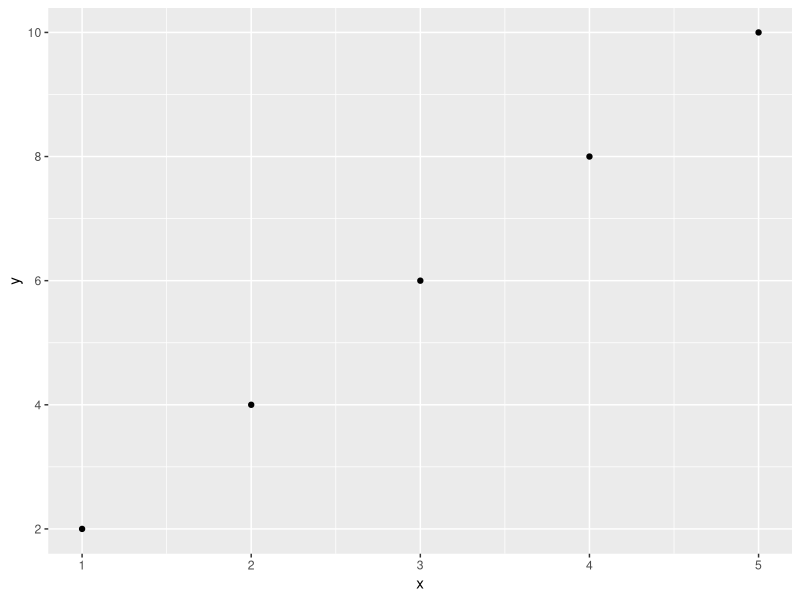
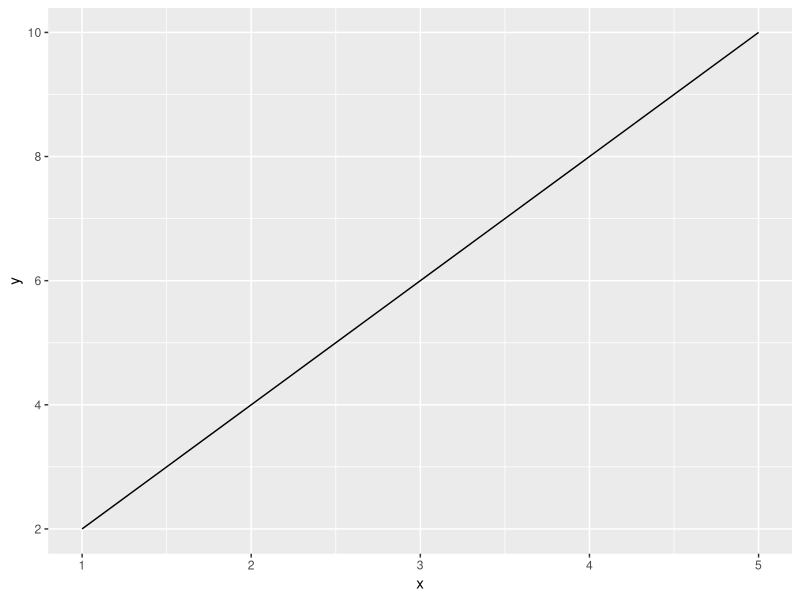
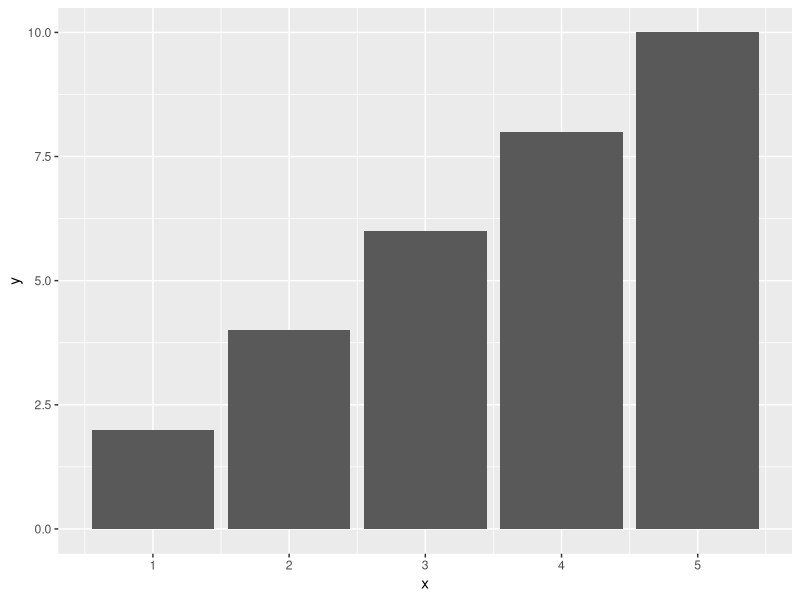
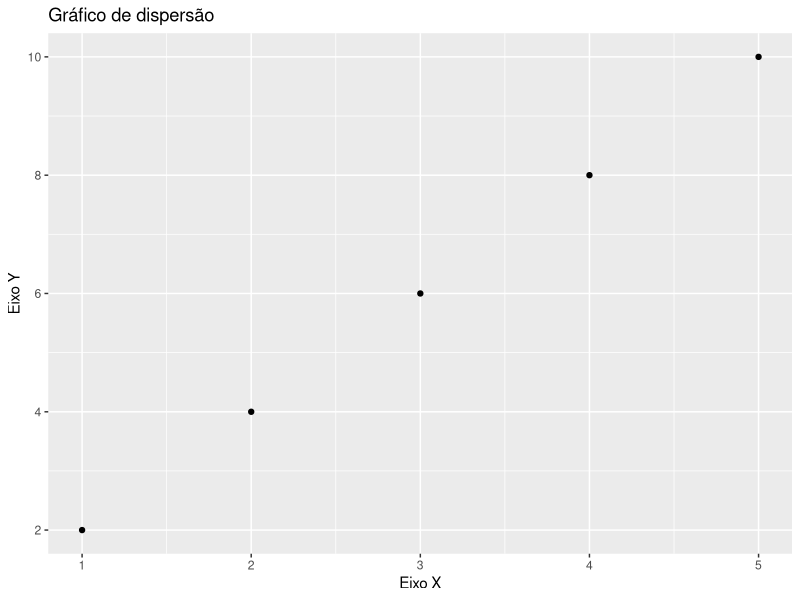
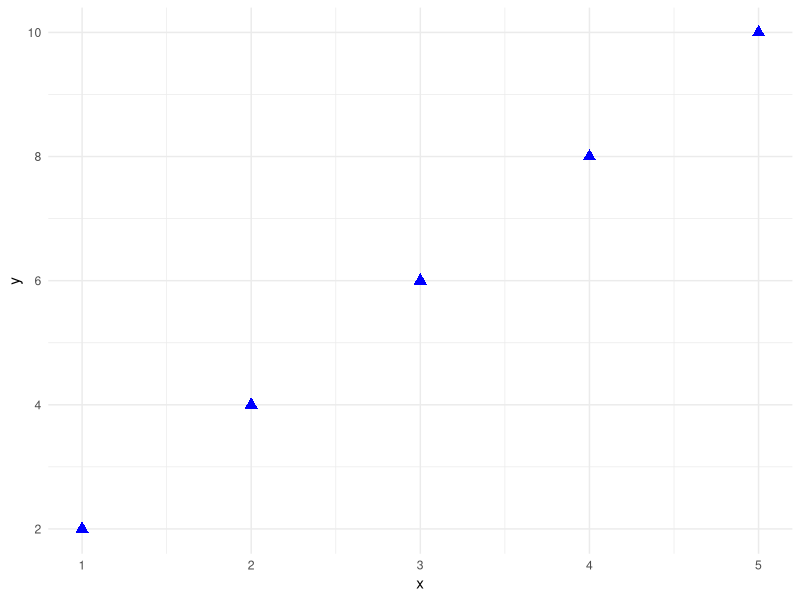
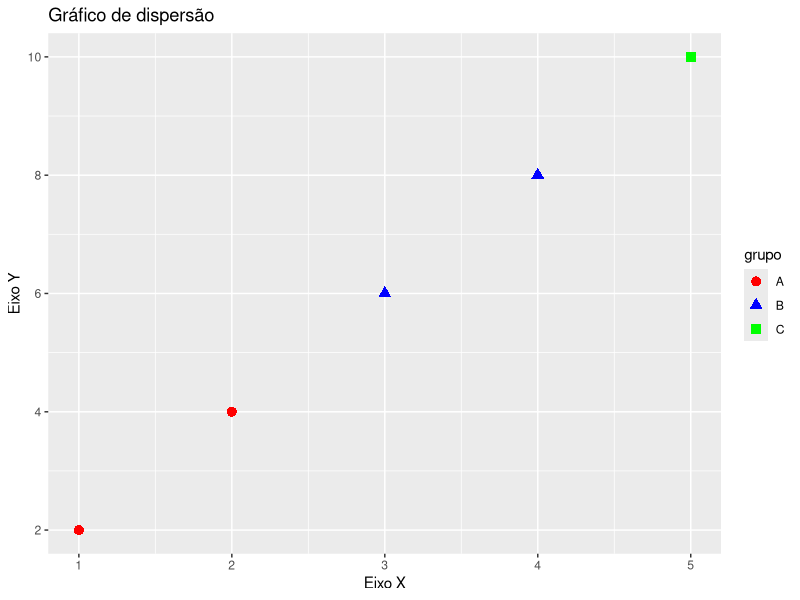

Reproduce these figures in R, in order.
# install.packages("ggplot2")

# Carregue o pacote 'ggplot2'
library(ggplot2)

# Crie um dataframe de exemplo
dados <- data.frame(
  x = c(1, 2, 3, 4, 5),
  y = c(2, 4, 6, 8, 10)
)

# Crie um gráfico de dispersão (scatter plot)
ggplot(data = dados, aes(x = x, y = y)) +
  geom_point()

# Crie um gráfico de linhas
ggplot(data = dados, aes(x = x, y = y)) +
  geom_line()

# Crie um gráfico de barras
ggplot(data = dados, aes(x = x, y = y)) +
  geom_bar(stat = "identity")

# Adicione títulos e rótulos aos eixos
ggplot(data = dados, aes(x = x, y = y)) +
  geom_point() +
  labs(title = "Gráfico de dispersão", x = "Eixo X", y = "Eixo Y")

# Altere as cores e estilos do gráfico
ggplot(data = dados, aes(x = x, y = y)) +
  geom_point(color = "blue", size = 3, shape = 17) +
  theme_minimal()

# Divida os dados em grupos e adicione legendas
dados$grupo <- c("A", "A", "B", "B", "C")

ggplot(data = dados, aes(x = x, y = y, color = grupo, shape = grupo)) +
  geom_point(size = 3) +
  labs(title = "Gráfico de dispersão", x = "Eixo X", y = "Eixo Y") +
  scale_color_manual(values = c("red", "blue", "green")) +
  scale_shape_manual(values = c(16, 17, 15))
